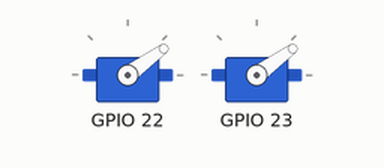
Recording of a sketch running on a simulated ESP32. Shown: 2 × servo. Servo pulses on a pin are drawn as a servo (544–2400 µs = 0–180°).

Above: at 0.05 s.
Timing chart, 0 to 3.0 s (numbered marks = the images above):
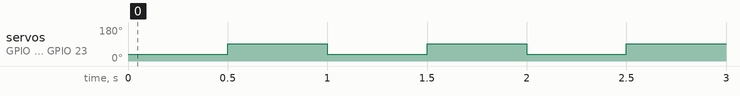

Measured:
- by itself, servo on GPIO 22, servo on GPIO 23: alternates 91° for 0.50 s and 36° for 0.50 s

The sketch:

Servo01.ino
```cpp
#include "esp32-hal-ledc.h"

uint32_t maxint = 65535;
uint32_t servoMax = 8000;
uint32_t servoMin = 1700;
uint32_t servoCenter = (servoMin+servoMax)/2;
uint32_t servoLow = 1700+1300;

void setup() {
  Serial.begin(9600);

  ledcSetup(1, 50, 16); // channel 1, 50 Hz, 16-bit depth
  ledcAttachPin(22, 1);   // GPIO 22 on channel 1

  ledcSetup(2, 50, 16); // channel 1, 50 Hz, 16-bit depth
  ledcAttachPin(23, 2);   // GPIO 22 on channel 1
}

void loop() {
  ledcWrite(1, servoLow);
  ledcWrite(2, servoLow);
  delay(500);
  ledcWrite(1, servoCenter);
  ledcWrite(2, servoCenter);
  delay(500);
}
```
